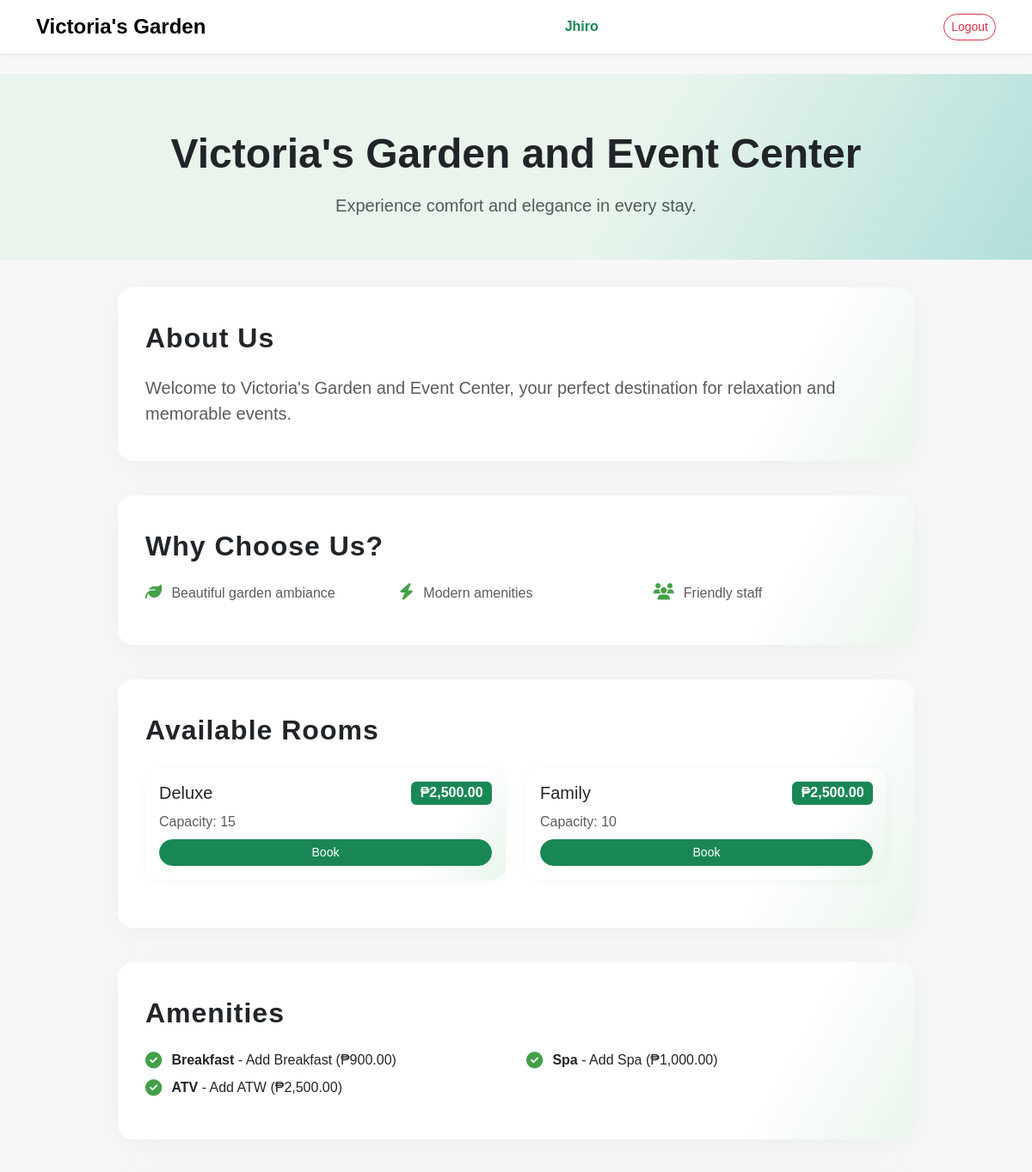
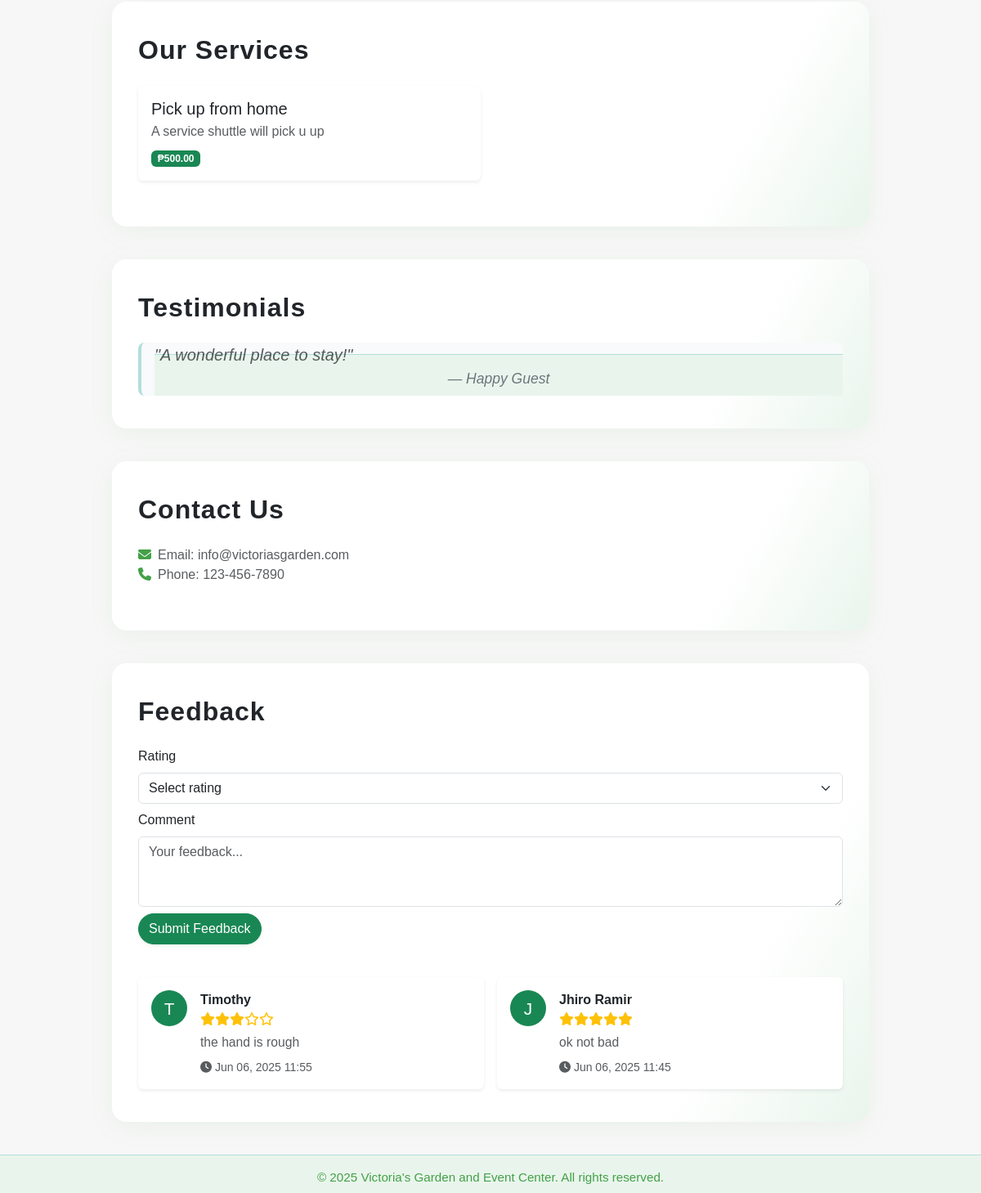
Screenshot of /homepage.php (signed in) with the database file from the repository (2 pictures, top to bottom).
### tables this page shows
CREATE TABLE `room` (
  `Room_ID` int(11) NOT NULL,
  `Room_Type` varchar(255) NOT NULL,
  `Room_Rate` decimal(10,2) NOT NULL,
  `Room_Cap` int(11) NOT NULL
);

CREATE TABLE `amenity` (
  `Amenity_ID` int(11) NOT NULL,
  `Amenity_Name` varchar(255) NOT NULL,
  `Amenity_Desc` varchar(255) NOT NULL,
  `Amenity_Cost` decimal(10,2) NOT NULL
);

CREATE TABLE `service` (
  `Service_ID` int(11) NOT NULL,
  `Service_Name` varchar(255) NOT NULL,
  `Service_Desc` varchar(255) NOT NULL,
  `Service_Cost` decimal(10,2) NOT NULL
);

CREATE TABLE `feedback` (
  `Feed_ID` int(11) NOT NULL,
  `Cust_ID` int(11) NOT NULL,
  `Booking_ID` int(11) NOT NULL,
  `Feed_Rating` decimal(6,2) NOT NULL,
  `Feed_Comment` text NOT NULL,
  `Feed_DOF` timestamp NOT NULL DEFAULT current_timestamp()
);

CREATE TABLE `customer` (
  `Cust_ID` int(11) NOT NULL,
  `Cust_FN` varchar(255) NOT NULL,
  `Cust_LN` varchar(255) NOT NULL,
  `Cust_Email` varchar(255) NOT NULL,
  `Cust_Phone` bigint(20) NOT NULL,
  `Cust_Password` varchar(255) NOT NULL,
  `is_banned` tinyint(1) DEFAULT 0
);

### classes/database.php (called while the page is built, shortened)
<?php
class Database {
    private $host = "localhost";
    private $db_name = "guest_accommodation_system";
    private $username = "root";
    private $password = "";
    public $conn;
    public function connect() {
        $this->conn = new mysqli(
            $this->host,
            $this->username,
            $this->password,
            $this->db_name
        );
    }
    public function getConnection() {
        return $this->conn;
    }
    public function getAllAmenities() {
        $conn = $this->getConnection();
        $result = $conn->query("SELECT * FROM amenity");
        $amenities = [];
        if ($result) {
            while ($row = $result->fetch_assoc()) {
                $amenities[] = $row;
            }
        }
        return $amenities;
    }
    public function getAllRooms() {
        $conn = $this->getConnection();
        $result = $conn->query("SELECT * FROM room");
        $rooms = [];
        if ($result) {
            while ($row = $result->fetch_assoc()) {
                $rooms[] = $row;
            }
        }
        return $rooms;
    }
    public function getAllServices() {
        $conn = $this->getConnection();
        $result = $conn->query("SELECT * FROM service");
        $services = [];
        if ($result) {
            while ($row = $result->fetch_assoc()) {
                $services[] = $row;
            }
        }
        return $services;
    }
    public function getRoomPrice($room_id, $default_price, $ref_date = null) {
        $conn = $this->getConnection();
        $date = $ref_date ?: date('Y-m-d H:i:s');
        $stmt = $conn->prepare("SELECT Price FROM roomprices WHERE Room_ID = ? AND ? BETWEEN PromValidF AND PromValidT ORDER BY PromValidT DESC LIMIT 1");
        $stmt->bind_param("is", $room_id, $date);
        $stmt->execute();
        return $default_price;
    }
    public function getAmenityPrice($amenity_id, $default_price, $ref_date = null) {
        $conn = $this->getConnection();
        $date = $ref_date ?: date('Y-m-d H:i:s');
        $stmt = $conn->prepare("SELECT Price FROM amenityprices WHERE Amenity_ID = ? AND ? BETWEEN PromValidF AND PromValidT ORDER BY PromValidT DESC LIMIT 1");
        $stmt->bind_param("is", $amenity_id, $date);
        $stmt->execute();
        return $default_price;
    }
    public function getServicePrice($service_id, $default_price, $ref_date = null) {
        $conn = $this->getConnection();
        $date = $ref_date ?: date('Y-m-d H:i:s');
        $stmt = $conn->prepare("SELECT Price FROM serviceprices WHERE Service_ID = ? AND ? BETWEEN PromValidF AND PromValidT ORDER BY PromValidT DESC LIMIT 1");
        $stmt->bind_param("is", $service_id, $date);
        $stmt->execute();
        return $default_price;
    }
}
?>

### homepage.php (the view, shortened to what this page needs)
<?php
require_once('classes/database.php');
$db = new Database();
$rooms = $db->getAllRooms();
$amenities = $db->getAllAmenities();
$services = $db->getAllServices();
?>
<!doctype html>
<html lang="en">
<head>
    <link href="https://cdn.jsdelivr.net/npm/bootstrap@5.3.2/dist/css/bootstrap.min.css" rel="stylesheet" />
    <link href="https://cdnjs.cloudflare.com/ajax/libs/font-awesome/6.4.2/css/all.min.css" rel="stylesheet" />
    <link href="style.css" rel="stylesheet" />
</head>
<body>
    <nav class="navbar navbar-light shadow-sm mb-4">
        <div class="container d-flex justify-content-between align-items-center">
            <span class="navbar-brand fw-bold fs-4">Victoria's Garden</span>
            <span class="text-success fw-semibold"><?= htmlspecialchars($_SESSION['user_FN']) ?></span>
            <a href="logout.php" class="btn btn-outline-danger btn-sm">Logout</a>
        </div>
    </nav>
    <div class="hero-section text-center">
        <h1 class="display-5 fw-bold mb-3">Victoria's Garden and Event Center</h1>
        <p class="text-muted fs-5 mb-0">Experience comfort and elegance in every stay.</p>
    </div>
    <div class="container" style="max-width: 950px;">
        <section class="minimal-section" id="about">
            <h2 class="section-title">About Us</h2>
            <p class="text-muted mb-0 fs-5">
                Welcome to Victoria's Garden and Event Center, your perfect destination for relaxation and memorable events.
            </p>
        </section>
        <section class="minimal-section" id="whychoose">
            <h2 class="section-title">Why Choose Us?</h2>
            <div class="row text-muted fs-6">
                <div class="col-md-4 mb-2"><i class="fa-solid fa-leaf amenity-icon"></i>Beautiful garden ambiance</div>
                <div class="col-md-4 mb-2"><i class="fa-solid fa-bolt amenity-icon"></i>Modern amenities</div>
                <div class="col-md-4 mb-2"><i class="fa-solid fa-users amenity-icon"></i>Friendly staff</div>
            </div>
        </section>
        <section class="minimal-section" id="rooms">
            <h2 class="section-title">Available Rooms</h2>
            <div class="row">
                <?php foreach($rooms as $room): ?>
                <div class="col-md-6">
                    <div class="card room-card p-3 mb-3">
                        <div class="d-flex justify-content-between align-items-center mb-2">
                            <h5 class="mb-0"><?= htmlspecialchars($room['Room_Type']) ?></h5>
                            <span class="badge bg-success fs-6">
                                ₱<?= number_format($db->getRoomPrice($room['Room_ID'], $room['Room_Rate']), 2) ?>
                            </span>
                        </div>
                        <div class="mb-2 text-muted">Capacity: <?= $room['Room_Cap'] ?></div>
                        <a href="book_room.php?id=<?= $room['Room_ID'] ?>" class="btn btn-success btn-sm w-100">Book</a>
                    </div>
                </div>
                <?php endforeach; ?>
            </div>
        </section>
        <section class="minimal-section" id="amenities">
            <h2 class="section-title">Amenities</h2>
            <div class="row">
                <?php foreach($amenities as $amenity): ?>
                <div class="col-md-6 mb-2">
                    <div class="d-flex align-items-center">
                        <i class="fa-solid fa-circle-check amenity-icon"></i>
                        <span>
                            <strong><?= htmlspecialchars($amenity['Amenity_Name']) ?></strong>
                            <?php if (!empty($amenity['Amenity_Desc'])): ?>
                                - <?= htmlspecialchars($amenity['Amenity_Desc']) ?>
                            <?php endif; ?>
                            <?php if (isset($amenity['Amenity_Cost'])): ?>
                                (₱<?= number_format($db->getAmenityPrice($amenity['Amenity_ID'], $amenity['Amenity_Cost']), 2) ?>)
                            <?php endif; ?>
                        </span>
                    </div>
                </div>
                <?php endforeach; ?>
            </div>
        </section>
        <section class="minimal-section" id="services">
            <h2 class="section-title">Our Services</h2>
            <div class="row">
                <?php if ($services && count($services)): ?>
                    <?php foreach ($services as $service): ?>
                        <div class="col-md-6 mb-3">
                            <div class="card shadow-sm border-0 h-100">
                                <div class="card-body">
                                    <h5 class="card-title mb-1"><?= htmlspecialchars($service['Service_Name']) ?></h5>
                                    <div class="mb-2 text-muted"><?= htmlspecialchars($service['Service_Desc']) ?></div>
                                    <span class="badge bg-success">
                                        ₱<?= number_format($db->getServicePrice($service['Service_ID'], $service['Service_Cost']), 2) ?>
                                    </span>
                                </div>
                            </div>
                        </div>
                    <?php endforeach; ?>
                <?php else: ?>
                    <div class="col-12 text-muted">No services available at the moment.</div>
                <?php endif; ?>
            </div>
        </section>
        <section class="minimal-section" id="testimonials">
            <h2 class="section-title">Testimonials</h2>
            <blockquote class="blockquote text-muted mb-0">
                <p class="mb-0">"A wonderful place to stay!"</p>
                <footer class="blockquote-footer">Happy Guest</footer>
            </blockquote>
        </section>
        <section class="minimal-section" id="contact">
            <h2 class="section-title">Contact Us</h2>
            <p class="text-muted mb-0">
                <i class="fa-solid fa-envelope contact-icon"></i>Email: info@victoriasgarden.com
            </p>
            <p class="text-muted">
                <i class="fa-solid fa-phone contact-icon"></i>Phone: 123-456-7890
            </p>
        </section>
        <section class="minimal-section" id="feedback">
            <h2 class="section-title">Feedback</h2>
            <form method="post" class="mb-4">
                <div class="mb-2">
                    <label for="feed_rating" class="form-label">Rating</label>
                    <select name="feed_rating" id="feed_rating" class="form-select" required>
                        <option value="">Select rating</option>
                    </select>
                </div>
                <div class="mb-2">
                    <label for="feed_comment" class="form-label">Comment</label>
                    <textarea name="feed_comment" id="feed_comment" class="form-control" rows="3" placeholder="Your feedback..." required></textarea>
                </div>
                <button type="submit" name="submit_feedback" class="btn btn-success">Submit Feedback</button>
            </form>
            <?php
            $result = $db->getConnection()->query(
                "SELECT f.Feed_Rating, f.Feed_Comment, f.Feed_DOF, c.Cust_FN
                 FROM feedback f
                 JOIN customer c ON f.Cust_ID = c.Cust_ID
                 ORDER BY f.Feed_DOF DESC LIMIT 5"
            );
            ?>
            <div class="row g-3 mt-4">
                <?php if ($result && $result->num_rows > 0): ?>
                    <?php while($row = $result->fetch_assoc()): ?>
                        <div class="col-md-6">
                            <div class="card shadow-sm border-0 h-100">
                                <div class="card-body d-flex align-items-start">
                                    <div class="me-3">
                                        <div class="rounded-circle bg-success text-white d-flex align-items-center justify-content-center" style="width:44px;height:44px;font-size:1.3rem;">
                                            <?= strtoupper(substr($row['Cust_FN'], 0, 1)) ?>
                                        </div>
                                    </div>
                                    <div>
                                        <div class="fw-semibold"><?= htmlspecialchars($row['Cust_FN']) ?></div>
                                        <div class="mb-1" style="color:#ffc107;">
                                            <?php
                                            $stars = intval($row['Feed_Rating']);
                                            for ($i = 0; $i < $stars; $i++) echo '<i class="fa fa-star"></i>';
                                            for ($i = $stars; $i < 5; $i++) echo '<i class="fa-regular fa-star"></i>';
                                            ?>
                                        </div>
                                        <div class="mb-2 text-muted" style="font-size:0.98em;"><?= htmlspecialchars($row['Feed_Comment']) ?></div>
                                        <div class="text-muted small"><i class="fa fa-clock"></i> <?= date('M d, Y H:i', strtotime($row['Feed_DOF'])) ?></div>
                                    </div>
                                </div>
                            </div>
                        </div>
                    <?php endwhile; ?>
                <?php else: ?>
                    <div class="col-12 text-muted">No feedback yet.</div>
                <?php endif; ?>
            </div>
        </section>
    </div>
    <footer>
        &copy; <?= date('Y') ?> Victoria's Garden and Event Center. All rights reserved.
    </footer>
</body>
</html>

### style.css (style rules this page uses)
:root { --primary-green: #006400; --accent-gold: #ffd700; --dark-bg: #222; --light-bg: #f8f9fa; --white: #fff; }
.section-title { animation: fadeInDown 1s; }
.room-card, .card-custom { animation: fadeInUp 1s; }

### homepage.php (style rules this page uses)
body { font-family: 'Montserrat', sans-serif; background: #f7f7f7; }
.navbar { background: #fff; }
.hero-section { background: linear-gradient(120deg, #e9f5ec 60%, #b2dfdb 100%); padding: 4rem 0 3rem 0; margin-bottom: 2rem; animation: fadeInDown 1s; }
.section-title { font-weight: 800; margin-bottom: 1.5rem; letter-spacing: 1px; }
.minimal-section { background: linear-gradient(120deg, #fff 80%, #e9f5ec 100%); border-radius: 18px; padding: 2.5rem 2rem; margin-bottom: 2.5rem; box-shadow: 0 6px 32px rgba(67,160,71,0.07); transition: box-shadow 0.2s, transform 0.2s; }
.btn { border-radius: 20px; transition: background 0.2s, color 0.2s, box-shadow 0.2s; box-shadow: 0 2px 8px rgba(67,160,71,0.07); }
.room-card { border: none; border-radius: 16px; box-shadow: 0 2px 12px rgba(67,160,71,0.06); margin-bottom: 1.5rem; transition: box-shadow 0.2s, transform 0.2s; background: linear-gradient(120deg, #fff 80%, #e9f5ec 100%); }
.amenity-icon { color: #43a047; margin-right: 0.7rem; font-size: 1.2rem; }
.blockquote { border-left: 4px solid #b2dfdb; padding-left: 1rem; font-style: italic; background: #f8fafb; border-radius: 8px; }
.contact-icon { color: #43a047; margin-right: 0.5rem; }
footer { background: #e9f5ec; color: #43a047; text-align: center; padding: 1rem 0 0.5rem 0; font-size: 0.95rem; border-top: 1px solid #b2dfdb; margin-top: 2rem; }

### rows the page displays
room: Room_Type "Deluxe", RoomPrice "2,500.00", Room_Cap "15"
room: Room_Type "Family", RoomPrice "2,500.00", Room_Cap "10"
amenity: Amenity_Name "Breakfast", Amenity_Desc "Add Breakfast", AmenityPrice "900.00"
amenity: Amenity_Name "Spa", Amenity_Desc "Add Spa", AmenityPrice "1,000.00"
amenity: Amenity_Name "ATV", Amenity_Desc "Add ATW", AmenityPrice "2,500.00"
service: Service_Name "Pick up from home", Service_Desc "A service shuttle will pick u up", ServicePrice "500.00"
feedback: Cust_ID.Cust_FN "T", Cust_ID.Cust_FN "Timothy", Feed_Rating 3 (drawn), Feed_Comment "the hand is rough", Feed_DOF "Jun 06, 2025 11:55"
feedback: Cust_ID.Cust_FN "J", Cust_ID.Cust_FN "Jhiro Ramir", Feed_Rating 5 (drawn), Feed_Comment "ok not bad", Feed_DOF "Jun 06, 2025 11:45"

### other values shown
$_SESSION['user_FN'] "Jhiro"
